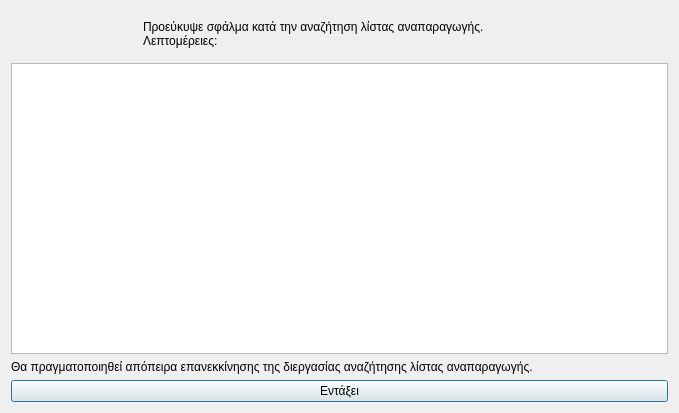
<?xml version="1.0" encoding="UTF-8"?>
<ui version="4.0">
 <class>Dialog</class>
 <widget class="QDialog" name="Dialog">
  <property name="geometry">
   <rect>
    <x>0</x>
    <y>0</y>
    <width>679</width>
    <height>413</height>
   </rect>
  </property>
  <property name="windowTitle">
   <string>Σφάλμα κατά την αναζήτηση λίστας αναπαραγωγής</string>
  </property>
  <property name="windowIcon">
   <iconset resource="../../../icons.qrc">
    <normaloff>:/rest-windows/assets/images/rest-windows/information.png</normaloff>:/rest-windows/assets/images/rest-windows/information.png</iconset>
  </property>
  <layout class="QGridLayout" name="gridLayout">
   <item row="0" column="0">
    <widget class="QFrame" name="frame">
     <property name="styleSheet">
      <string notr="true">QFrame{border:0px;}</string>
     </property>
     <property name="frameShape">
      <enum>QFrame::StyledPanel</enum>
     </property>
     <property name="frameShadow">
      <enum>QFrame::Raised</enum>
     </property>
     <layout class="QHBoxLayout" name="horizontalLayout">
      <item>
       <widget class="QLabel" name="image_label">
        <property name="maximumSize">
         <size>
          <width>117</width>
          <height>117</height>
         </size>
        </property>
        <property name="text">
         <string/>
        </property>
        <property name="pixmap">
         <pixmap resource="../../../icons.qrc">:/rest-windows/assets/images/rest-windows/information.png</pixmap>
        </property>
        <property name="scaledContents">
         <bool>true</bool>
        </property>
       </widget>
      </item>
      <item>
       <widget class="QLabel" name="label">
        <property name="text">
         <string>Προεύκυψε σφάλμα κατά την αναζήτηση λίστας αναπαραγωγής.
Λεπτομέρειες:</string>
        </property>
        <property name="alignment">
         <set>Qt::AlignJustify|Qt::AlignVCenter</set>
        </property>
       </widget>
      </item>
     </layout>
    </widget>
   </item>
   <item row="3" column="0">
    <widget class="QPushButton" name="ok">
     <property name="text">
      <string>Εντάξει</string>
     </property>
     <property name="icon">
      <iconset resource="../../../icons.qrc">
       <normaloff>:/rest-windows/assets/images/rest-windows/ok.png</normaloff>:/rest-windows/assets/images/rest-windows/ok.png</iconset>
     </property>
    </widget>
   </item>
   <item row="1" column="0">
    <widget class="QPlainTextEdit" name="details"/>
   </item>
   <item row="2" column="0">
    <widget class="QLabel" name="label_2">
     <property name="text">
      <string>Θα πραγματοποιηθεί απόπειρα επανεκκίνησης της διεργασίας αναζήτησης λίστας αναπαραγωγής.</string>
     </property>
     <property name="alignment">
      <set>Qt::AlignJustify|Qt::AlignVCenter</set>
     </property>
    </widget>
   </item>
  </layout>
 </widget>
 <tabstops>
  <tabstop>details</tabstop>
  <tabstop>ok</tabstop>
 </tabstops>
 <resources>
  <include location="../../../icons.qrc"/>
  <include location="../../../icons.qrc"/>
 </resources>
 <connections/>
</ui>
